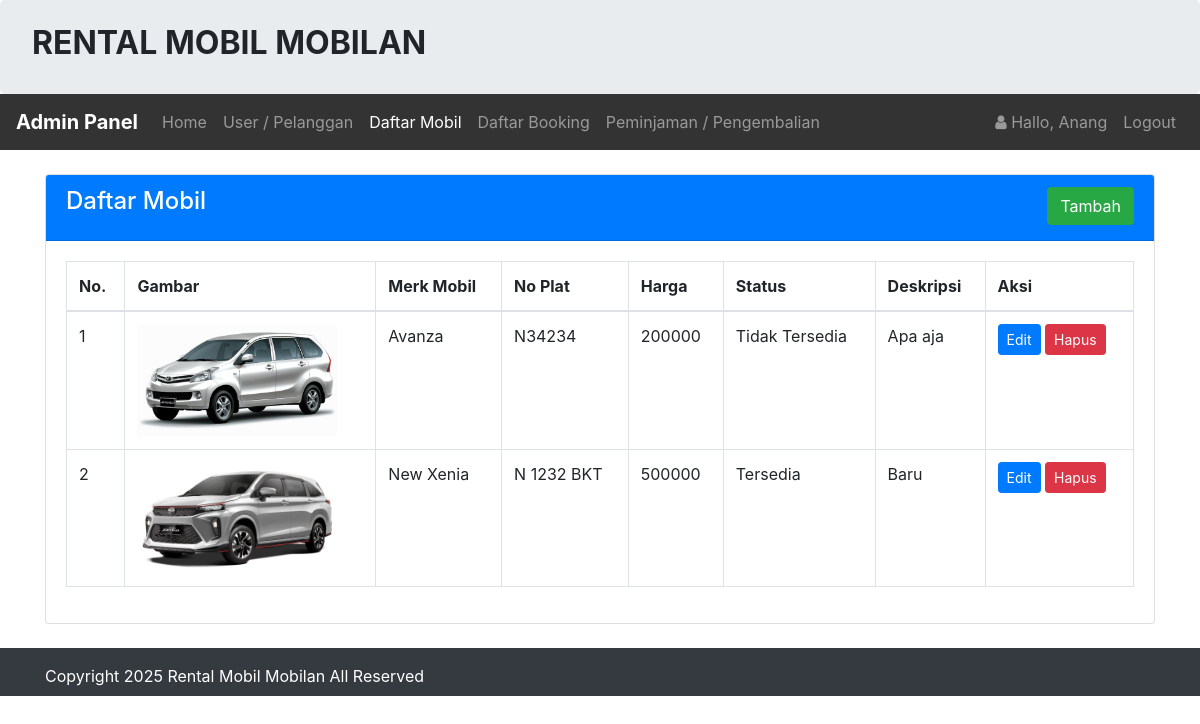
/admin/mobil/mobil.php (signed in), run on the app's committed database.
### tables this page shows
CREATE TABLE `infoweb` (
  `id` int(11) NOT NULL,
  `nama_rental` varchar(255) DEFAULT NULL,
  `telp` varchar(15) DEFAULT NULL,
  `alamat` text DEFAULT NULL,
  `email` varchar(255) DEFAULT NULL,
  `no_rek` text DEFAULT NULL,
  `updated_at` timestamp NOT NULL DEFAULT current_timestamp()
);

CREATE TABLE `mobil` (
  `id_mobil` int(11) NOT NULL,
  `no_plat` varchar(255) NOT NULL,
  `merk` varchar(255) NOT NULL,
  `harga` int(255) NOT NULL,
  `deskripsi` varchar(255) NOT NULL,
  `status` varchar(255) NOT NULL,
  `gambar` text NOT NULL
);

### koneksi/koneksi.php (called while the page is built, shortened)
<?php
    $user =  'root';
    $pass = 'password';
    $host = 'localhost';
    $dbname = 'rental_mobil';
    $koneksi = new PDO("mysql:host=$host;dbname=$dbname", $user, $pass);
    $url = "http://localhost/rental_mobil/";
    $sql_web = "SELECT * FROM infoweb WHERE id = 1";
    $row_web = $koneksi->prepare($sql_web);
    $row_web->execute();
    $info_web = $row_web->fetch(PDO::FETCH_OBJ);
?>

### admin/mobil/mobil.php (the view, shortened to what this page needs)
<?php
    require '../../koneksi/koneksi.php';
    $title_web = 'Daftar Mobil';
    include '../header.php';
?>
<br>
<div class="container">
    <div class="card">
        <div class="card-header text-white bg-primary">
            <h4 class="card-title">
                Daftar Mobil
                <div class="float-right">
                    <a class="btn btn-success" href="tambah.php" role="button">Tambah</a>
                </div>
            </h4>
        </div>
        <div class="card-body">
            <div class="table-responsive">
                <table class="table table-bordered">
                    <thead>
                        <tr>
                            <th>No.</th>
                            <th>Gambar</th>
                            <th>Merk Mobil</th>
                            <th>No Plat</th>
                            <th>Harga</th>
                            <th>Status</th>
                            <th>Deskripsi</th>
                            <th>Aksi</th>
                        </tr>
                    </thead>
                    <tbody>
                        <?php
                            $sql = "SELECT *FROM mobil ORDER BY id_mobil ASC";
                            $row = $koneksi->prepare($sql);
                            $row->execute();
                            $hasil = $row->fetchAll();
                            $no = 1;
                            foreach($hasil as $isi)
                            {
                        ?>
                        <tr>
                            <td><?php echo $no;?></td>
                            <td><img src="../../assets/image/<?php echo $isi['gambar'];?>" class="img-fluid" style="width:200px;"></td>
                            <td><?php echo $isi['merk'];?></td>
                            <td><?php echo $isi['no_plat'];?></td>
                            <td><?php echo $isi['harga'];?></td>
                            <td><?php echo $isi['status'];?></td>
                            <td><?php echo $isi['deskripsi'];?></td>
                            <td>
                                <a class="btn btn-primary btn-sm" href="edit.php?id=<?php echo $isi['id_mobil'];?>" role="button">Edit</a>
                                <a class="btn btn-danger  btn-sm" href="proses.php?aksi=hapus&id=<?= $isi['id_mobil'];?>&gambar=<?= $isi['gambar'];?>" role="button">Hapus</a>
                            </td>
                        </tr>
                        <?php $no++; }?>
                    </tbody>
                </table>
            </div>
        </div>
    </div>
</div>
<?php  include '../footer.php';?>

### admin/header.php (shortened to what this page needs)
<?php
    $id_login = $_SESSION['USER']['id_login'];
    $row = $koneksi->prepare("SELECT * FROM login WHERE id_login=?");
    $row->execute(array($id_login));
    $hasil_login = $row->fetch();
?>
<!doctype html>
<html lang="en">
  <head>
    <link rel="stylesheet" href="<?php echo $url;?>assets/css/bootstrap.css" >
    <link rel="stylesheet" href="<?php echo $url;?>assets/css/font-awesome.css" >
  </head>
  <body>
    <div class="jumbotron pt-4 pb-4">
        <div class="row">
            <div class="col-sm-8">
                <h2><b style="text-transform:uppercase;"><?= $info_web->nama_rental;?> </b></h2>
            </div>
        </div>
    </div>
    <nav class="navbar navbar-expand-lg navbar-dark" style="background-color: #333;">
        <a class="navbar-brand" href="<?php echo $url;?>admin/"><b>Admin Panel</b></a>
        <div class="collapse navbar-collapse" id="collapsibleNavId">
            <ul class="navbar-nav mr-auto mt-2 mt-lg-0">
                <li class="nav-item <?php if($title_web == 'Dashboard'){ echo 'active';}?>">
                    <a class="nav-link" href="<?php echo $url;?>admin/">Home <span class="sr-only">(current)</span></a>
                </li>
                <li class="nav-item <?php if($title_web == 'User'){ echo 'active';}?>">
                    <a class="nav-link" href="<?php echo $url;?>admin/user/index.php">User / Pelanggan</a>
                </li>
                <li class="nav-item <?php if($title_web == 'Daftar Mobil'){ echo 'active';}?>
                <?php if($title_web == 'Tambah Mobil'){ echo 'active';}?>
                <?php if($title_web == 'Edit Mobil'){ echo 'active';}?>">
                    <a class="nav-link" href="<?php echo $url;?>admin/mobil/mobil.php">Daftar Mobil</a>
                </li>
                <li class="nav-item <?php if($title_web == 'Daftar Booking'){ echo 'active';}?>
                <?php if($title_web == 'Konfirmasi'){ echo 'active';}?>">
                    <a class="nav-link" href="<?php echo $url;?>admin/booking/booking.php">Daftar Booking</a>
                </li>
                <li class="nav-item <?php if($title_web == 'Peminjaman'){ echo 'active';}?>">
                    <a class="nav-link" href="<?php echo $url;?>admin/peminjaman/peminjaman.php">Peminjaman / Pengembalian</a>
                </li>
            </ul>
            <ul class="navbar-nav my-2 my-lg-0">
                <li class="nav-item">
                    <a class="nav-link" href="#">
                        <i class="fa fa-user"> </i> Hallo, <?php echo $hasil_login['nama_pengguna'];?>
                    </a>
                </li>
                <li class="nav-item">
                    <a class="nav-link" onclick="return confirm('Apakah anda ingin logout ?');" href="<?php echo $url;?>admin/logout.php">Logout</a>
                </li>
            </ul>
        </div>
    </nav>

### admin/footer.php (shortened to what this page needs)
    <div class="footer mt-4 bg-dark text-white pt-3 pb-2">
      <div class="container">
        Copyright <?= date('Y');?> <?= $info_web->nama_rental;?> All Reserved
      </div>
    </div>
  </body>
</html>

### data on the page
infoweb: nama_rental "RENTAL MOBIL MOBILAN", nama_rental "Rental Mobil Mobilan"
mobil: gambar (picture), merk "Avanza", no_plat "N34234", harga "200000", status "Tidak Tersedia", deskripsi "Apa aja"
mobil: gambar (picture), merk "New Xenia", no_plat "N 1232 BKT", harga "500000", status "Tersedia", deskripsi "Baru"

### other printed values
$hasil_login['nama_pengguna'] "Anang"
